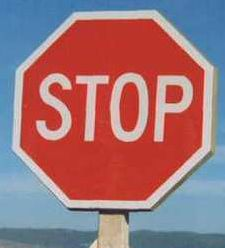
#> input picture project/stopsign/stop-reference.jpg, 225 x 248 px
$ jupyter execute --allow-errors object_detection_ransac_sketch.ipynb
#> lines starting #> are read from the running program, lines starting #| are printed output that depends on the picture; pictures that were not available may be replaced by others from this repository, and a replacement may not be noted
[cell 1]
from collections import Counter

import numpy as np

import cv2
from imageio import imread
import matplotlib.pyplot as plt

[cell 2]
dirname = 'stopsign/'
img_ref = imread(dirname + 'stop-reference.jpg')
#> img_ref is the input picture: shape (248, 225, 3); mean R, G, B 157.2, 115.1, 121.4
img1 = imread(dirname + 'stop1.jpg')
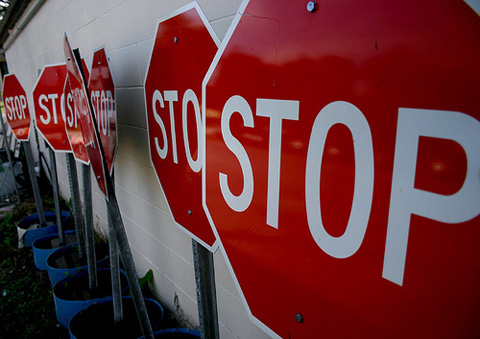
#> input picture project/stopsign/stop2.jpg, 480 x 339 px, given in place of stop1.jpg, which was not available
#> img1 is the input picture: shape (339, 480, 3); mean R, G, B 105.7, 54.3, 58.4
img4 = imread(dirname + 'stop4.jpg')
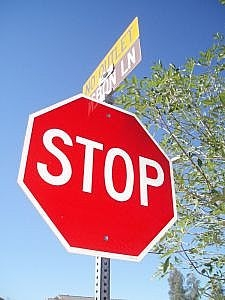
#> input picture project/stopsign/stop4.jpg, 225 x 300 px
#> img4 is the input picture: shape (300, 225, 3); mean R, G, B 161.4, 136.9, 160

[cell 3]
def extract_correspondences(im1, im2, coeff=0.5):
    """
    im1: image to match
    im2: reference image
    return two lists of good-match keypoints
    """
    sift = cv2.xfeatures2d.SIFT_create()
    keypts1, desc1 = sift.detectAndCompute(im1, None)
    keypts2, desc2 = sift.detectAndCompute(im2, None)
    matches = cv2.BFMatcher().knnMatch(desc1, desc2, k=2)

    # find good matches above threshold
    good_keypts1 = []
    good_keypts2 = []
    for m1, m2 in matches:
        if m1.distance > coeff * m2.distance:
            continue
        good1 = keypts1[m1.queryIdx]
        good2 = keypts2[m1.trainIdx]
        good_keypts1.append(good1)
        good_keypts2.append(good2)

    return good_keypts1, good_keypts2

[cell 4]
def get_vertices(im_ref):
    height, width = im_ref.shape[:2]
    points = np.stack([
        (0, 0), (width, 0), (width, height), (0, height)
    ]).astype(np.float32)
    return points

def reshape_vertices_for_cv2(points):
    vertices  = points.reshape((-1,1,2)).astype(np.int32)
    return vertices

def draw_bounding_box(im, vertices):
    ret = cv2.polylines(im.copy(), [vertices], isClosed=True,
                   color=(0, 255, 255), thickness=5)
    return ret

[cell 5]
def rotate(p, degrees, origin=(0, 0)):
    angle = np.deg2rad(degrees)
    R = np.array([[np.cos(angle), -np.sin(angle)],
                  [np.sin(angle),  np.cos(angle)]])
    o = np.atleast_2d(origin)
    p = np.atleast_2d(p)
    ret = np.squeeze((R @ (p.T-o.T) + o.T).T)
    return ret

#> (a cell that did not finish here is left out)

[cell 7]
def get_hough_votes(keypoints):
    # before quantization
    votes_raw = np.vstack([
        (kp.size,
         kp.angle,
         kp.pt[0],
         kp.pt[1]) for kp in keypoints
    ])

    # two bins for each voting param
    upper = votes_raw.max(axis=0)
    lower = votes_raw.min(axis=0)
    middle = (upper + lower) / 2
    dist = middle - lower
    bins = np.vstack([
        lower - dist,
        middle,
        upper + dist
    ])

    # quantize votes into bins
    votes = np.vstack([
        np.digitize(votes_raw[:, i], bins[:, i], right=False)
        for i in range(votes_raw.shape[1])
    ]).T

    # count popular votes
    vote_tuples = tuple([tuple(row) for row in votes])
    vote_counter = Counter(vote_tuples)

    winner = vote_counter.most_common()[0][0]
    # keypoints that voted the winning vote
    keypoint_indices = np.where((votes == winner).all(axis=1))[0]

    return keypoint_indices

[cell 8]
# maybe just for now
def get_bounding_box_params(kpt_indices, kpts, kpts_ref):
    params = np.vstack([
        (kpts[idx].size / kpts_ref[idx].size,
         kpts[idx].angle - kpts_ref[idx].angle,
         kpts[idx].pt[0] - kpts_ref[idx].pt[0],
         kpts[idx].pt[1] - kpts_ref[idx].pt[1])
        for idx in kpt_indices
    ]).mean(axis=0)

    return params

[cell 9]
points_ref = get_vertices(img_ref)
#> points_ref = [[0, 0], [225, 0], [225, 248], [0, 248]]
kpts, kpts_ref = extract_correspondences(img1, img_ref)
#> in extract_correspondences, `keypts1, desc1 = sift.detectAndCompute(im1, None)`: keypts1 = 574 keypoints; strongest (x, y, size): (41, 117, 2.1), (162, 105, 2.7), (175, 161, 3.1), (56, 122, 2.4)
#> in extract_correspondences, `keypts2, desc2 = sift.detectAndCompute(im2, None)`: keypts2 = 199 keypoints; strongest (x, y, size): (174, 94, 10.5), (89, 135, 7.8), (159, 135, 7.6), (55, 89, 7.8)
#> in extract_correspondences, `matches = cv2.BFMatcher().knnMatch(desc1, desc2, k=2)`: matches = 574 matches
#> after the loop in extract_correspondences, `for m1, m2 in matches:`: good_keypts1 = 3 keypoints; (x, y, size): (394, 268, 17.7), (296, 133, 18.3), (409, 201, 25.2); good_keypts2 = 3 keypoints; (x, y, size): (159, 135, 7.6), (104, 93, 10.3), (163, 108, 9.6)
#> kpts has the same summary as good_keypts1 in extract_correspondences; kpts_ref has the same summary as good_keypts2 in extract_correspondences
kpt_indices = get_hough_votes(kpts)
#> in get_hough_votes, `votes_raw = np.vstack([ (kp.size, kp.angle, kp.pt[0], kp.pt[1]) for kp..`: votes_raw = [[18.27, 10.72, 296.1, 133.3], [17.71, 359.5, 393.5, 268.5], [25.24, 6.2, 408.5, 200.6]]
#> in get_hough_votes, `upper = votes_raw.max(axis=0)`: upper = [25.24, 359.5, 408.5, 268.5]
#> in get_hough_votes, `lower = votes_raw.min(axis=0)`: lower = [17.71, 6.2, 296.1, 133.3]
#> in get_hough_votes, `middle = (upper + lower) / 2`: middle = [21.48, 182.8, 352.3, 200.9]
#> in get_hough_votes, `dist = middle - lower`: dist = [3.77, 176.6, 56.24, 67.57]
#> in get_hough_votes, `bins = np.vstack([ lower - dist, middle, upper + dist ])`: bins = [[13.94, -170.4, 239.8, 65.78], [21.48, 182.8, 352.3, 200.9], [29.01, 536.1, 464.8, 336]]
#> in get_hough_votes, `votes = np.vstack([ np.digitize(votes_raw[:, i], bins[:, i], right=Fal..`: votes = [[1, 1, 1, 1], [1, 2, 2, 2], [2, 1, 2, 1]]
#> in get_hough_votes, `vote_tuples = tuple([tuple(row) for row in votes])`: vote_tuples = ((1, 1, 1, 1), (1, 2, 2, 2), (2, 1, 2, 1))
#> in get_hough_votes, `vote_counter = Counter(vote_tuples)`: vote_counter = {(1, 1, 1, 1): 1, (1, 2, 2, 2): 1, (2, 1, 2, 1): 1}
#> in get_hough_votes, `winner = vote_counter.most_common()[0][0]`: winner = (1, 1, 1, 1)
#> in get_hough_votes, `keypoint_indices = np.where((votes == winner).all(axis=1))[0]`: keypoint_indices = [0]
#> kpt_indices = [0]
params = get_bounding_box_params(kpt_indices, kpts, kpts_ref)
#> in get_bounding_box_params, `params = np.vstack([ (kpts[idx].size / kpts_ref[idx].size, kpts[idx].a..`: params = [1.77, 3.35, 192.5, 40.74]
#> params = [1.77, 3.35, 192.5, 40.74]
#> (the rest of this cell did not finish here and is left out)

[cell 10]
# rotate img1
img1rot = cv2.rotate(img1, cv2.ROTATE_90_CLOCKWISE)
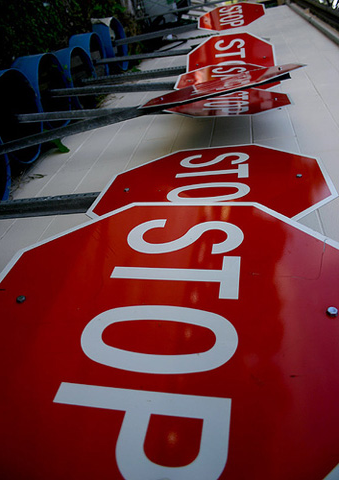
#> img1rot: shape (480, 339, 3); mean R, G, B 105.7, 54.3, 58.4
points_ref = get_vertices(img_ref)
kpts, kpts_ref = extract_correspondences(img1rot, img_ref)
#> in extract_correspondences (call 2), `keypts1, desc1 = sift.detectAndCompute(im1, None)`: keypts1 = 571 keypoints; strongest (x, y, size): (222, 41, 2.1), (233, 162, 2.7), (178, 175, 3.1), (217, 56, 2.4)
#> in extract_correspondences (call 2), `matches = cv2.BFMatcher().knnMatch(desc1, desc2, k=2)`: matches = 571 matches
#> after the loop in extract_correspondences (call 2), `for m1, m2 in matches:`: good_keypts1 = 2 keypoints; (x, y, size): (205, 296, 18.5), (112, 420, 16.2); good_keypts2 = 2 keypoints; (x, y, size): (104, 93, 10.3), (168, 117, 6.3)
#> kpts has the same summary as good_keypts1 in extract_correspondences; kpts_ref has the same summary as good_keypts2 in extract_correspondences
kpt_indices = get_hough_votes(kpts)
params = get_bounding_box_params(kpt_indices, kpts, kpts_ref)
#> params = [2.55, 94.04, -56.18, 303.2]
#> (the rest of this cell did not finish here and is left out)

[cell 11]
points_ref = get_vertices(img_ref)
kpts, kpts_ref = extract_correspondences(img4, img_ref)
#> in extract_correspondences (call 3), `keypts1, desc1 = sift.detectAndCompute(im1, None)`: keypts1 = 250 keypoints; strongest (x, y, size): (87, 187, 7), (144, 201, 5.8), (80, 140, 4.7), (100, 146, 4.3)
#> in extract_correspondences (call 3), `matches = cv2.BFMatcher().knnMatch(desc1, desc2, k=2)`: matches = 250 matches
#> after the loop in extract_correspondences (call 3), `for m1, m2 in matches:`: good_keypts1 = 7 keypoints; (x, y, size): (87, 187, 7), (67, 140, 5.7), (90, 146, 9.5), (119, 186, 7.8), (37, 152, 13.2), (73, 140, 3.3), (50, 182, 2); good_keypts2 = 7 keypoints; (x, y, size): (89, 135, 7.8), (66, 84, 6.9), (92, 82, 11.7), (128, 123, 10), (33, 108, 16.7), (72, 79, 4.7), (123, 76, 2)
#> kpts has the same summary as good_keypts1 in extract_correspondences; kpts_ref has the same summary as good_keypts2 in extract_correspondences
kpt_indices = get_hough_votes(kpts)
params = get_bounding_box_params(kpt_indices, kpts, kpts_ref)
#> params = [0.791, 8.33, 3.54, 43.78]
#> (the rest of this cell did not finish here and is left out)
